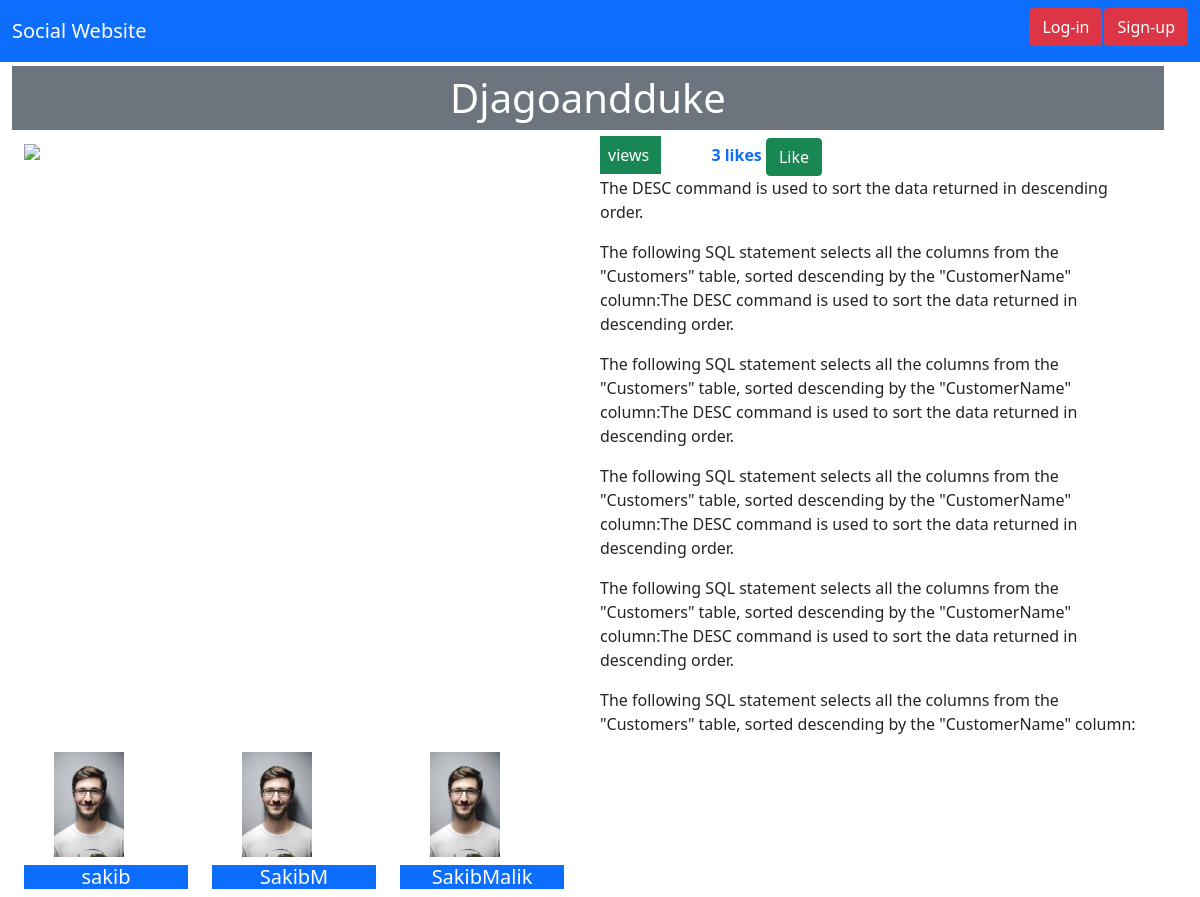
/images/detail/1/djagoandduke, run on the app's committed database.
### images/models.py (models this page shows, shortened)
class Image(models.Model):
    user = models.ForeignKey(settings.AUTH_USER_MODEL, related_name='images_created', on_delete=models.CASCADE)
    title = models.CharField(max_length=200)
    slug = models.SlugField(max_length=200, blank=True)
    url = models.URLField()
    image = models.ImageField(upload_to='images/%Y/%m/%d/')
    description = models.TextField(blank=True)
    created = models.DateField(auto_now_add=True, db_index=True)
    users_like = models.ManyToManyField(User, related_name='images_like')
    total_likes = models.PositiveIntegerField(db_index=True, default=0)

### account/models.py (models this page shows, shortened)
class Profile(models.Model):
    user = models.OneToOneField(User, on_delete=models.CASCADE)
    date_of_birth = models.DateField(blank=True, null=True)
    photo = models.ImageField(upload_to='users/%Y/%m/%d', blank=True)

### images/views.py (the view)
# urls.py: path('detail/<int:id>/<slug:slug>', views.image_detail, name='detail'),
def image_detail(request, id, slug):
    image = get_object_or_404(Image, id=id, slug=slug)
    total_views = r.incr('image:{}:views'.format(image.id))
    r.zincrby('image_ranking', image.id, 1)
    return render(request, 'images/image/detail.html',
                  {'image': image, 'section': 'images', 'total_views': total_views})

### images/templates/images/image/detail.html (shortened to what this page needs)
{% extends 'base.html' %}
{% load  thumbnail %}
{% block body %}
    <div class="container-fluid row">
        <h1 class="text-center p-2 text-white bg-secondary">{{ image.title|title }}</h1>
        <div class="col-6">
            {% thumbnail image.image "500" as im %}
                <a href="{{ image.image.url }}"><img src="{{ im.url }}">
                </a>
            {% endthumbnail %}
        </div>
        <div class="col-6">
            {% with total_likes=image.users_like.count users_like=image.users_like.all %}
                <div class="image-info">
                    <div>
                    <span class="count bg-success text-white p-2" style="margin-right: 50px">
                        {{ total_views }} view{{ total_views|pluralize }}
                    </span>
                        <span class="count text-primary fw-bold">
                    <span class="total"><b>{{ total_likes }}</b></span>
                    like{{ total_likes|pluralize }}
                    </span>
                        <a href="#" data-id="{{ image.id }}"
                           data-action="{% if request.user in users_like %}un{% endif %}like"
                           class="like button btn btn-success">
                            {% if request.user not in users_like %}
                                Like
                            {% else %}
                                Unlike
                            {% endif %}
                        </a>
                    </div>
                    {{ image.description|linebreaks }}
                </div>
            {% endwith %}
        </div>
        <div class="row">
            {% for user in image.users_like.all %}
                <div class="col-2">
                    <img src="{{ user.profile.photo.url }}" class="" width="70" style="margin-left: 30px;">
                    <h5 class="text-white bg-primary text-center mt-2">{{ user }}</h5>
                </div>
            {% empty %}
                <h5 class="text-white bg-primary p-2"> Nobody likes this image yet </h5>
            {% endfor %}
        </div>
    </div>
{% endblock %}

### account/templates/base.html (shortened to what this page needs)
<!DOCTYPE html>
{% load static %}
{% load crispy_forms_tags %}
<html lang="en">
<head>
    <link href="{% static 'Bootstrap/css/bootstrap.min.css' %}" rel="stylesheet">
    <link href="{% static 'Bootstrap/css/style.css' %}" rel="stylesheet">
</head>
<body>
{% include 'navbar.html' %}
{% block body %}{% endblock %}
</body>
</html>

### account/templates/navbar.html (shortened to what this page needs)
<nav class="navbar navbar-expand-lg navbar-dark bg-primary">
    <div class="container-fluid text-center">
        <a class="navbar-brand text-center" href="{% url 'account:login' %}">Social Website</a>
        <div class="collapse navbar-collapse" id="navbarSupportedContent">
            <div class="d-flex">
                {% if request.user.is_authenticated %}
                    <h5 class="text-white">Hello <b class="text-white">{{ request.user|title }}</b> <a
                            class="text-white btn btn-danger"
                            href="{% url 'account:logout' %}">Logout</a>
                    </h5>
                {% else %}
                    <h5 class="text-white"><a href="{% url 'account:login' %}"
                                              class="text-white btn-danger btn">Log-in</a></h5>
                    <h5 class="text-white" style="margin-left: 2px"><a href="{% url 'account:register' %}"
                                              class="text-white btn-danger btn">Sign-up</a></h5>
                {% endif %}
            </div>
        </div>
    </div>
</nav>

### data on the page
Image: title "Djagoandduke", description "The DESC command is used to sort the data returned in descending order. The following SQL statement selects all the columns from the \"Customers\" table, sorted descending by the \"CustomerName\" column:The DESC command is used to sort the data returned in descending order. The following SQL statement selects all the columns from the \"Customers\" table, sorted descending by the \"CustomerName\" column:The DESC command is used to sort the data returned in descending order. The following SQL statement selects all the columns from the \"Customers\" table, sorted descending by the \"CustomerName\" column:The DESC command is used to sort the data returned in descending order. The following SQL statement…"

### other printed values
{{ total_likes }} "3"
{{ user }} "sakib"
{{ user }} "SakibM"
{{ user }} "SakibMalik"
